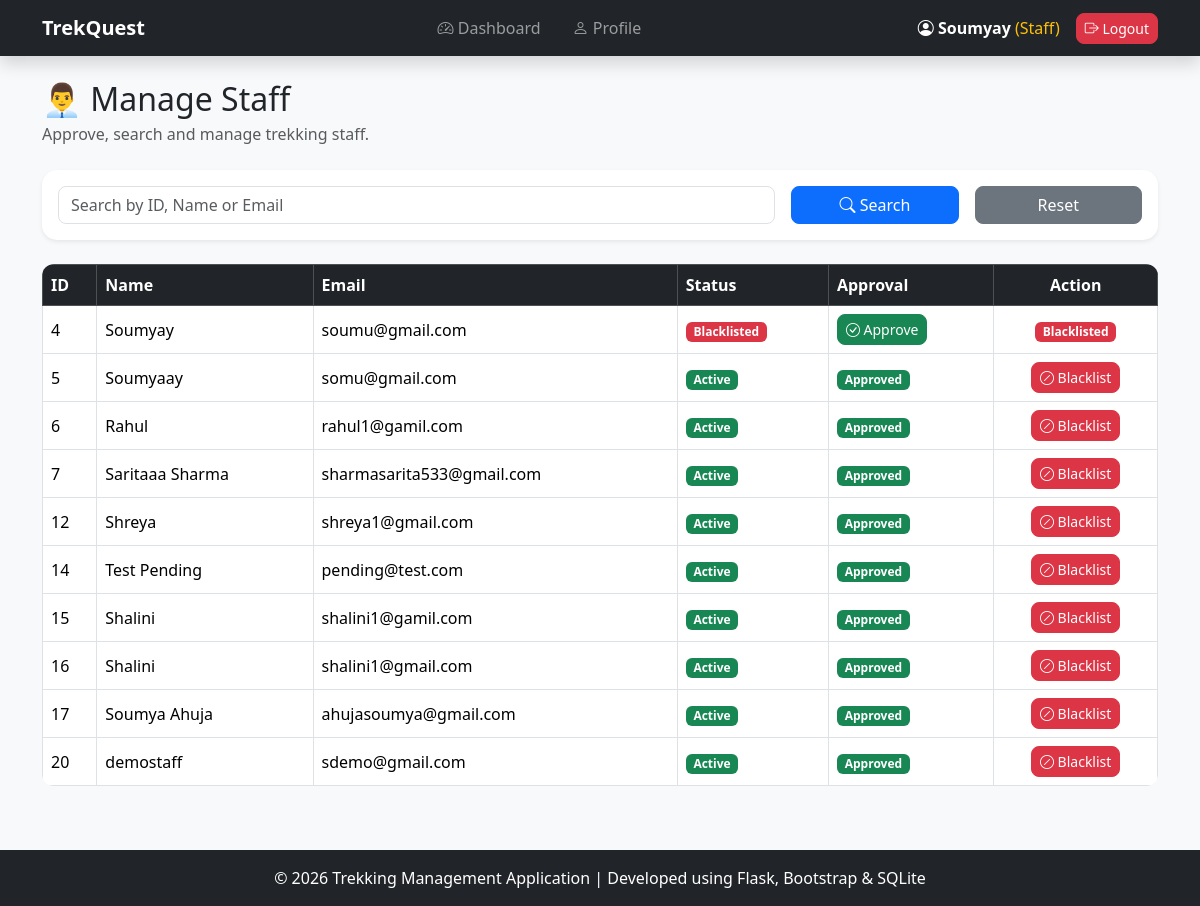
The app's page /manage-staff (signed in) with its own data.
### models.py (models this page shows, shortened)
class User(UserMixin, db.Model):
    __tablename__ = "users"
    id = db.Column(
        db.Integer,
        primary_key=True
    )
    name = db.Column(
        db.String(100),
        nullable=False
    )
    email = db.Column(
        db.String(100),
        unique=True,
        nullable=False
    )
    password = db.Column(
        db.String(200),
        nullable=False
    )
    role = db.Column(
        db.String(20),
        nullable=False
    )
    status = db.Column(
        db.String(20),
        default="active"
    )

### app.py (the view)
@app.route("/manage-staff")
@login_required
def manage_staff():
    search = request.args.get("search")
    staff = User.query.filter_by(role="staff")
    if search:
        staff = staff.filter(
            (User.name.contains(search)) |
            (User.email.contains(search)) |
            (User.id == search)
        )
    staff = staff.all()
    return render_template(
        "manage_staff.html",
        staff=staff,
        search=search
    )

### app.py (called while the page is built)
@login_manager.user_loader
def load_user(user_id):
    return User.query.get(
        int(user_id)
    )

### templates/manage_staff.html
{% extends "base.html" %}
{% block content %}
<div class="container mb-5">
    <h2 class="mb-1">👨‍💼 Manage Staff</h2>
    <p class="text-muted mb-4">Approve, search and manage trekking staff.</p>
    <div class="card shadow-sm border-0 mb-4">
        <div class="card-body">
            <form method="GET">
                <div class="row g-3">
                    <div class="col-md-8">
                        <input type="text" name="search" class="form-control" placeholder="Search by ID, Name or Email"
                            value="{{ search if search else '' }}">
                    </div>
                    <div class="col-md-2">
                        <button class="btn btn-primary w-100">
                            <i class="bi bi-search"></i> Search
                        </button>
                    </div>
                    <div class="col-md-2">
                        <a href="{{ url_for('manage_staff') }}" class="btn btn-secondary w-100">Reset</a>
                    </div>
                </div>
            </form>
        </div>
    </div>
    <div class="table-responsive">
        <table class="table table-hover table-bordered align-middle">
            <thead class="table-dark">
                <tr>
                    <th>ID</th>
                    <th>Name</th>
                    <th>Email</th>
                    <th>Status</th>
                    <th>Approval</th>
                    <th class="text-center">Action</th>
                </tr>
            </thead>
            <tbody>
                {% for member in staff %}
                <tr>
                    <td>{{ member.id }}</td>
                    <td>{{ member.name }}</td>
                    <td>{{ member.email }}</td>
                    <td>
                        {% if member.status=="active" %}
                        <span class="badge bg-success">
                            Active
                        </span>
                        {% elif member.status=="pending" %}
                        <span class="badge bg-warning text-dark">
                            Pending
                        </span>
                        {% else %}
                        <span class="badge bg-danger">
                            Blacklisted
                        </span>
                        {% endif %}
                    </td>
                    <td>
                        {% if member.status!="active" %}
                        <a href="{{ url_for('approve_staff', user_id=member.id) }}" class="btn btn-success btn-sm">
                            <i class="bi bi-check-circle"></i>
                            Approve
                        </a>
                        {% else %}
                        <span class="badge bg-success">
                            Approved
                        </span>
                        {% endif %}
                    </td>
                    <td class="text-center">
                        {% if member.status!="blacklisted" %}
                        <a href="{{ url_for('blacklist_staff', user_id=member.id) }}" class="btn btn-danger btn-sm">
                            <i class="bi bi-slash-circle"></i>
                            Blacklist
                        </a>
                        {% else %}
                        <span class="badge bg-danger">
                            Blacklisted
                        </span>
                        {% endif %}
                    </td>
                </tr>
                {% endfor %}
            </tbody>
        </table>
    </div>
</div>
{% endblock %}

### templates/base.html (shortened to what this page needs)
<!DOCTYPE html>
<html lang="en">
<head>
    <link href="https://cdn.jsdelivr.net/npm/bootstrap@5.3.3/dist/css/bootstrap.min.css" rel="stylesheet">
    <link rel="stylesheet" href="https://cdn.jsdelivr.net/npm/bootstrap-icons@1.11.3/font/bootstrap-icons.min.css">
</head>
<body class="d-flex flex-column min-vh-100">
    {% if request.endpoint != "home" %}
    <nav class="navbar navbar-expand-lg navbar-dark bg-dark shadow">
        {% endif %}
        <div class="container">
            {% if current_user.is_authenticated %}
            <a class="navbar-brand fw-bold" href="/">TrekQuest</a>
            <div class="collapse navbar-collapse" id="navbarMenu">
                <ul class="navbar-nav mx-auto gap-3">
                    {% if current_user.role=="admin" %}
                    <li class="nav-item">
                        <a class="nav-link" href="{{ url_for('admin_dashboard') }}">
                            <i class="bi bi-speedometer2"></i> Dashboard
                        </a>
                    </li>
                    <li class="nav-item">
                        <a class="nav-link" href="{{ url_for('view_treks') }}">
                            <i class="bi bi-map"></i> Treks
                        </a>
                    </li>
                    <li class="nav-item">
                        <a class="nav-link" href="{{ url_for('add_trek') }}">
                            <i class="bi bi-plus-circle"></i> Add Trek
                        </a>
                    </li>
                    <li class="nav-item">
                        <a class="nav-link" href="{{ url_for('manage_staff') }}">
                            <i class="bi bi-person-badge"></i> Staff
                        </a>
                    </li>
                    <li class="nav-item">
                        <a class="nav-link" href="{{ url_for('manage_users') }}">
                            <i class="bi bi-people"></i> Users
                        </a>
                    </li>
                    <li class="nav-item">
                        <a class="nav-link" href="{{ url_for('view_bookings') }}">
                            <i class="bi bi-journal-bookmark"></i> Bookings
                        </a>
                    </li>
                    {% elif current_user.role=="staff" %}
                    <li class="nav-item">
                        <a class="nav-link" href="{{ url_for('staff_dashboard') }}">
                            <i class="bi bi-speedometer2"></i> Dashboard
                        </a>
                    </li>
                    <li class="nav-item">
                        <a class="nav-link" href="{{ url_for('edit_profile') }}">
                            <i class="bi bi-person"></i> Profile
                        </a>
                    </li>
                    {% endif %}
                </ul>
                <div class="d-flex align-items-center">
                    <span class="text-white me-3">
                        <i class="bi bi-person-circle"></i>
                        <strong>{{ current_user.name }}</strong>
                        <span class="text-warning">
                            ({{ current_user.role|capitalize }})
                        </span>
                    </span>
                    <a href="{{ url_for('logout') }}" class="btn btn-danger btn-sm">
                        <i class="bi bi-box-arrow-right"></i>
                        Logout
                    </a>
                </div>
            </div>
            {% endif %}
        </div>
    </nav>
    <main class="flex-grow-1">
        <div class="m-4">
            {% block content %}
            {% endblock %}
        </div>
    </main>
    {% if request.endpoint != "home" %}
    <footer class="bg-dark text-white text-center py-3 mt-auto">
        © 2026 Trekking Management Application |
        Developed using Flask, Bootstrap & SQLite
    </footer>
    {% endif %}
</body>
</html>

### records on screen
User: name "Soumyay", role "Staff", id "4", email "soumu@gmail.com", status "Blacklisted"
User: id "5", name "Soumyaay", email "somu@gmail.com", status "Active"
User: id "6", name "Rahul", email "rahul1@gamil.com", status "Active"
User: id "7", name "Saritaaa Sharma", email "sharmasarita533@gmail.com", status "Active"
User: id "12", name "Shreya", email "shreya1@gmail.com", status "Active"
User: id "14", name "Test Pending", email "pending@test.com", status "Active"
User: id "15", name "Shalini", email "shalini1@gamil.com", status "Active"
User: id "16", name "Shalini", email "shalini1@gmail.com", status "Active"
User: id "17", name "Soumya Ahuja", email "ahujasoumya@gmail.com", status "Active"
User: id "20", name "demostaff", email "sdemo@gmail.com", status "Active"
